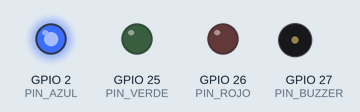
Recording of a sketch running on a simulated ESP32. Parts: output pins drawn as LEDs (lit = HIGH), buzzer (waves = sounding, pin HIGH). WiFi joins after 1.5 s; servers stay silent unless stated; what the sketch prints to the serial monitor is not drawn.

Above: at 0.3 s.
At 1.8 s:
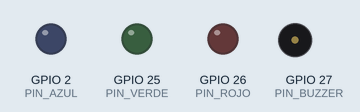
Timing chart, 0 to 3.3 s (numbered marks = the images above):
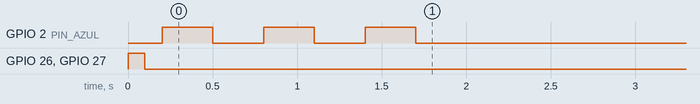

The sketch:

esp32_alerta.ino
```cpp
// © 2026 Matías Darío Mercier Rengel — Dispositivo de alerta ESP32 del Sistema Inteligente de Control de Peaje. Todos los derechos reservados.
/*
 * Dispositivo de alerta del peaje (bonificación "Conexión de alerta a un dispositivo de hardware").
 *
 * Un ESP32 consulta cada segundo GET /api/v1/dispositivo/estado del VPS (HTTPS) y señala:
 *   - LED verde fijo   : el endpoint de inferencia (Colab/RunPod) responde.
 *   - LED azul (GPIO2) : parpadea con cada vehículo identificado (paso nuevo).
 *   - LED rojo + buzzer: alerta nueva (placa no registrada / sin saldo). El LED rojo queda
 *                        encendido mientras haya alertas pendientes sin atender.
 *
 * Conexiones (con resistencia de 220 Ω en serie con cada LED):
 *   GPIO25 -> LED verde -> GND      GPIO26 -> LED rojo -> GND
 *   GPIO27 -> buzzer activo (+)     buzzer (-) -> GND
 *   GPIO2  -> LED azul integrado de la placa
 *
 * Librerías: WiFi, HTTPClient y WiFiClientSecure (vienen con el core ESP32) y ArduinoJson (v7).
 * Configura la red y el token en secrets.h (copia secrets.example.h). secrets.h NO se sube al repositorio.
 */
#include <WiFi.h>
#include <WiFiClientSecure.h>
#include <HTTPClient.h>
#include <ArduinoJson.h>
#include "secrets.h"

const int PIN_VERDE  = 25;
const int PIN_ROJO   = 26;
const int PIN_BUZZER = 27;
const int PIN_AZUL   = 2;

const unsigned long INTERVALO_MS = 1000;

long ultimoPasoId = -1;
long ultimaAlertaId = -1;
unsigned long ultimaConsulta = 0;

void pitido(int veces, int ms) {
  for (int i = 0; i < veces; i++) {
    digitalWrite(PIN_BUZZER, HIGH);
    digitalWrite(PIN_ROJO, HIGH);
    delay(ms);
    digitalWrite(PIN_BUZZER, LOW);
    digitalWrite(PIN_ROJO, LOW);
    delay(ms);
  }
}

void parpadeoAzul() {
  for (int i = 0; i < 3; i++) {
    digitalWrite(PIN_AZUL, HIGH);
    delay(80);
    digitalWrite(PIN_AZUL, LOW);
    delay(80);
  }
}

void conectarWifi() {
  WiFi.mode(WIFI_STA);
  WiFi.begin(WIFI_SSID, WIFI_PASSWORD);
  Serial.print("Conectando a WiFi");
  while (WiFi.status() != WL_CONNECTED) {
    digitalWrite(PIN_AZUL, !digitalRead(PIN_AZUL));
    delay(300);
    Serial.print(".");
  }
  digitalWrite(PIN_AZUL, LOW);
  Serial.printf("\nWiFi OK, IP %s\n", WiFi.localIP().toString().c_str());
}

void setup() {
  Serial.begin(115200);
  pinMode(PIN_VERDE, OUTPUT);
  pinMode(PIN_ROJO, OUTPUT);
  pinMode(PIN_BUZZER, OUTPUT);
  pinMode(PIN_AZUL, OUTPUT);
  pitido(1, 100);  // prueba de hardware al arrancar
  conectarWifi();
}

void consultarEstado() {
  WiFiClientSecure cliente;
  cliente.setInsecure();  // demo: no valida el certificado (el tráfico igual va cifrado)

  HTTPClient http;
  http.setTimeout(5000);
  if (!http.begin(cliente, String(API_URL) + "/api/v1/dispositivo/estado")) {
    Serial.println("No se pudo iniciar HTTP");
    return;
  }
  http.addHeader("X-Device-Token", DEVICE_TOKEN);
  http.addHeader("Accept", "application/json");

  int codigo = http.GET();
  if (codigo != 200) {
    Serial.printf("HTTP %d\n", codigo);
    digitalWrite(PIN_VERDE, LOW);
    http.end();
    return;
  }

  JsonDocument doc;
  DeserializationError err = deserializeJson(doc, http.getString());
  http.end();
  if (err) {
    Serial.printf("JSON inválido: %s\n", err.c_str());
    return;
  }

  bool inferenciaOk = doc["inferencia_ok"] | false;
  long pasoId = doc["ultimo_paso_id"] | -1L;
  long alertaId = doc["ultima_alerta_id"] | -1L;
  int pendientes = doc["alertas_pendientes"] | 0;
  const char* placa = doc["ultima_placa"] | "";
  const char* estado = doc["ultimo_paso_estado"] | "";

  // Proceso de inferencia disponible
  digitalWrite(PIN_VERDE, inferenciaOk ? HIGH : LOW);

  // Identificación: nuevo vehículo registrado
  if (ultimoPasoId >= 0 && pasoId > ultimoPasoId) {
    Serial.printf("Paso nuevo #%ld placa %s estado %s\n", pasoId, placa, estado);
    parpadeoAzul();
  }

  // Alerta nueva: placa no registrada o sin saldo
  if (ultimaAlertaId >= 0 && alertaId > ultimaAlertaId) {
    Serial.printf("ALERTA #%ld (%s) placa %s\n", alertaId, (const char*)(doc["ultima_alerta_tipo"] | ""), placa);
    pitido(3, 150);
  }

  // Mientras haya alertas sin atender, el LED rojo queda encendido
  digitalWrite(PIN_ROJO, pendientes > 0 ? HIGH : LOW);

  ultimoPasoId = pasoId;
  ultimaAlertaId = alertaId;
}

void loop() {
  if (WiFi.status() != WL_CONNECTED) {
    digitalWrite(PIN_VERDE, LOW);
    conectarWifi();
  }
  if (millis() - ultimaConsulta >= INTERVALO_MS) {
    ultimaConsulta = millis();
    consultarEstado();
  }
}
```

secrets.example.h
```cpp
// © 2026 Matías Darío Mercier Rengel — Sistema Inteligente de Control de Peaje (UNIFRANZ). Todos los derechos reservados. https://github.com/MATT-UwU/Laboratorio-final-Hito-4
// Copia este archivo como secrets.h y completa los valores. secrets.h NO se sube al repositorio.
#pragma once

#define WIFI_SSID     "nombre_de_tu_wifi"
#define WIFI_PASSWORD "clave_de_tu_wifi"

// Sin barra final
#define API_URL       "https://peaje.xn--camaracomercioespaola-tbc.tech"

// Mismo valor que DEVICE_TOKEN en el .env del VPS
#define DEVICE_TOKEN  "pon_aqui_el_device_token"
```
